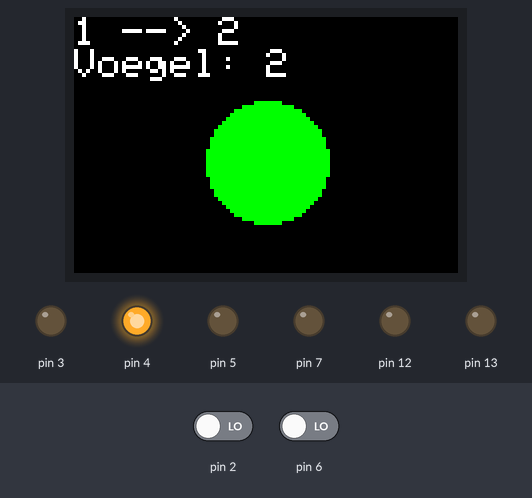
Bench run of a program on a simulated Arduino Uno, built with avr-gcc and run on an emulated ATmega328P. On the bench: 96×64 colour display, output pins drawn as LEDs (lit = HIGH). The inputs (shaded band) are chosen by the test bench; at power-on: pin 2 LOW, pin 6 LOW. What the program prints to the serial monitor is not drawn.

Above: at 5.0 s.
5.1 s: pin 2 driven HIGH
At 6.6 s:
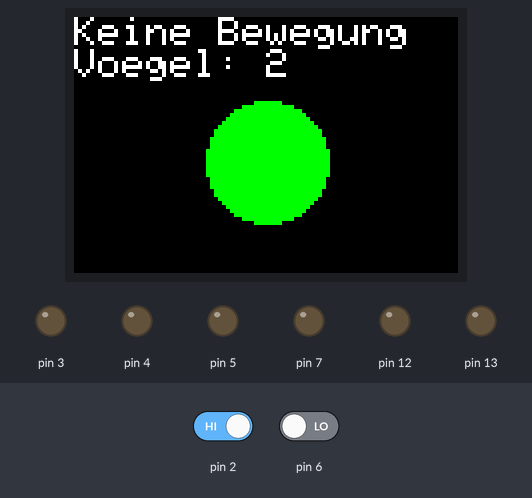
8.1 s: pin 2 driven LOW
At 8.9 s:
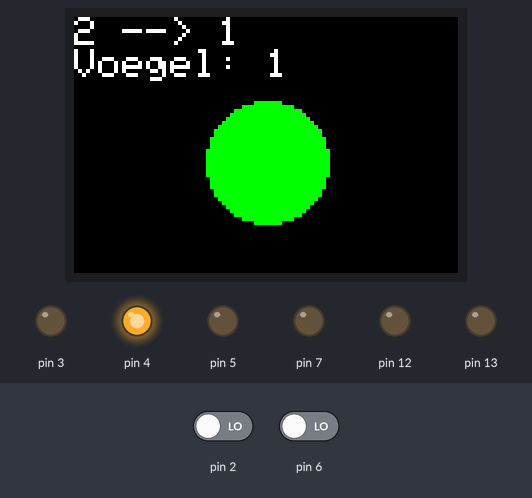
11.1 s: pin 6 driven HIGH
At 11.9 s:
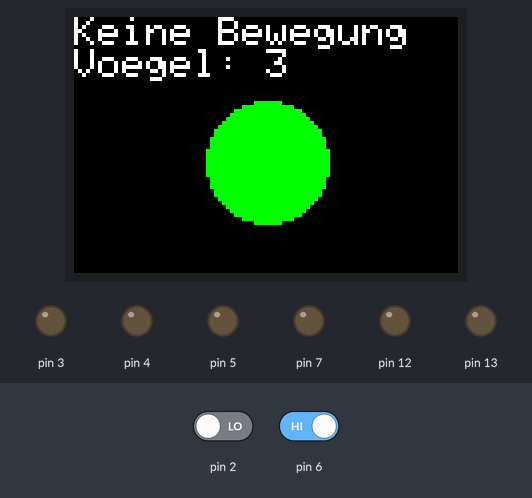
12.6 s: pin 6 driven LOW
At 13.4 s:
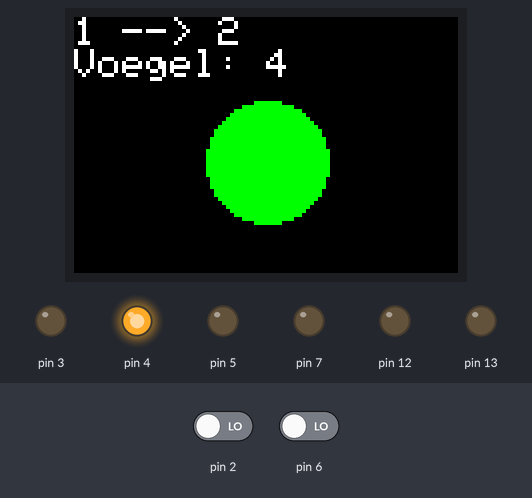
15.1 s: pin 2 driven HIGH
At 16.4 s:
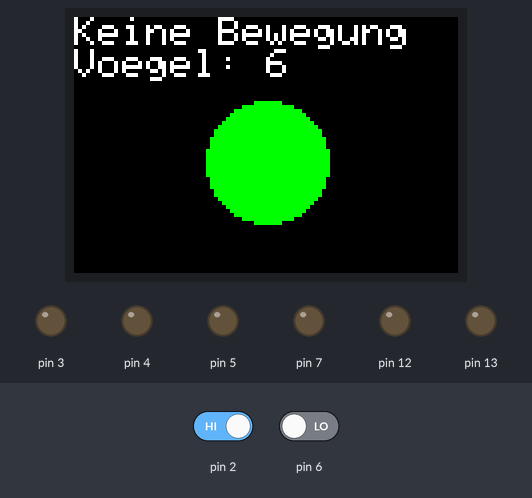
Timing chart, 0 to 18.1 s (numbered marks = the images above; inputs shaded):
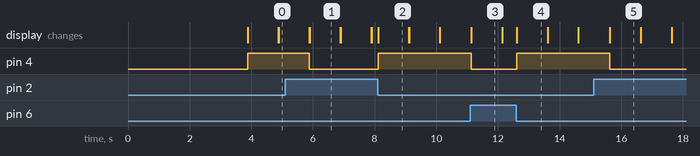

Measured:
- after the input at 5.1 s, pin 4: HIGH → LOW after 0.79 s; the display: first differs from a run without the input after 0.79 s (image 1)
- after the input at 8.1 s, pin 4: LOW → HIGH at once; the display: changes at once (image 2)
- after the input at 11.1 s, pin 4: HIGH → LOW at once
- after the input at 12.6 s, pin 4: LOW → HIGH at once; the display: changes at once (image 4)
- after the input at 15.1 s, pin 4: HIGH → LOW after 0.52 s
- what the display in image 1 shows lasts 1.0 s, from 5.9 s to 6.9 s

The program:

main.cpp
```cpp
#include <Arduino.h> // Include Arduino library for basic functions
#include <pins.h> // custom pins
#include <startup.h> // custom startup class

//display libs
#include <Adafruit_GFX.h> // to render sapes and text
#include <Adafruit_SSD1331.h> // SSD1331 OLED display driver library
#include <SPI.h> // SPI library for communication with the display

// Define SPI pins for SSD1331
#define SCLK 13 // SPI clock pin HAS TO BE PIN 13 ON ARDUINO UNO
#define MOSI 11 // SPI data pin HAS TO BE PIN 11 ON ARDUINO UNO
#define CS   10 // Chip select pin for the display
#define DC   8 // Data/Command pin for the display
#define RST  9 // Reset pin for the display

// Screen dimensions
#define SCREEN_WIDTH 96
#define SCREEN_HEIGHT 64

Adafruit_SSD1331 display = Adafruit_SSD1331(CS, DC, RST); // Create an instance of the display

unsigned long sensor1TriggerTime = 0;
unsigned long sensor2TriggerTime = 0;
const unsigned long timeThreshold = 1000; // 1 second threshold | this also prevents rapidefire which mightbe wanted if many birds come and go at the same time
bool sensor1Triggered = false;
bool sensor2Triggered = false;
int movementState = 0; // 0: No movement, 1: 1->2, 2: 2->1

void setup() {
	display.begin(); // Initialize SSD1331
	display.fillScreen(0x0000); // Clear screen to black for color display
	display.setTextSize(1);
	display.setTextColor(0xFFFF); // white in hexadecimal
	display.setCursor(0, 0); // need to set crusor position before printing
	display.println("Starting..."); // prints just like Serial.println

    int size = sizeof(pins) / sizeof(pins[0]); // calculate the size of the pins array
    Startup startup(pins, modes, size); // initialise custom startup class with pins and modes
    startup.boot(); // Call the boot method
	display.fillScreen(0x0000); // Clear screen to black after printing
	}

unsigned long messageStartTime = 0;
unsigned long lastUpdateTime = 0;
bool messageActive = false;
String messageToShow = "";
int birds = 0; // Variable to track the number of birds
int last_birds = 0;

void loop() {
	unsigned long now = millis();

  	// Sensor 1 triggered
  	if (digitalRead(ir_sens1) == LOW && !sensor1Triggered) {
  	  	sensor1Triggered = true;
  	  	sensor1TriggerTime = now;

  	 	if (sensor2Triggered && (sensor1TriggerTime - sensor2TriggerTime < timeThreshold)) {
  	    	movementState = 2;
  	  	}
  	}

  	// Sensor 2 triggered
  	if (digitalRead(ir_sens2) == LOW && !sensor2Triggered) {
  	  	sensor2Triggered = true;
  	  	sensor2TriggerTime = now;

  	  	if (sensor1Triggered && (sensor2TriggerTime - sensor1TriggerTime < timeThreshold)) {
  	    	movementState = 1;
  	  	}
  	}

	//housekeeping logic
	if (movementState == 1 && (now - lastUpdateTime > 1000)) { // Update every second
		birds++;
		lastUpdateTime = now;
		if (birds > 10) { 	// Limit the number of birds to 10 as a fail-safe
							// when touching the sensor cabels they may trigger hundreds of times per second
							// so we limit the number of birds to 10 which is more then enough for one birdnest
			birds = 10;
		}
	} else if (movementState == 2 && (now - lastUpdateTime > 1000)) { // Update every second
		birds--;
		if (birds < 0) { 	// Prevent negative bird count
							// if the number of birds is negative, new birds might have hatched
							// or the sensors are triggered by something else
			birds = 0;
		}
		lastUpdateTime = now;
	}

	if (birds <= 0) {
		display.fillCircle(SCREEN_WIDTH / 2, 36, 15, 0xF800); // Red circle
	} else if (birds > 0) {
		display.fillCircle(SCREEN_WIDTH / 2, 36, 15, 0x07E0); // Green circle
	}

	if (last_birds != birds) { // Only update the display if the number of birds has changed
		display.fillRect(0, 8, SCREEN_WIDTH, 8, 0x0000); // Clear the area for the inmate count
		display.setCursor(0, 8);
		display.println("Voegel: " + String(birds)); // Display the number of birds
		last_birds = birds;
	}

  	// Check for new movement and interrupt "No movement" if needed
	if ((movementState == 1 || movementState == 2) &&
	    (!messageActive || messageToShow == "Keine Bewegung")) {
			display.fillRect(0, 0, SCREEN_WIDTH, 8, 0x0000);
	  	// Interrupt current message if it's just "No movement"
	  	messageToShow = (movementState == 1) ? "1 --> 2" : "2 --> 1";
	  	display.setCursor(0, 0);
	  	display.setTextColor(0xFFFF);
		Serial.println(messageToShow); // Print to Serial for debugging
	  	display.println(messageToShow);
	  	messageStartTime = now;
	  	messageActive = true;
	}

	// Show "No movement" only if no message is currently active
	if (!messageActive && movementState == 0) {
		display.fillRect(0, 0, SCREEN_WIDTH, 8, 0x0000);
	  	messageToShow = "Keine Bewegung";
	  	display.setCursor(0, 0);
	  	display.setTextColor(0xFFFF);
	  	display.println(messageToShow);
	  	messageStartTime = now;
	  	messageActive = true;
	}

  	// Clear message after 1 second
  	if (messageActive && (now - messageStartTime > 1000)) {
		display.fillRect(0, 0, SCREEN_WIDTH, 8, 0x0000);
		digitalWrite(green_led, LOW); // Turn off the green LED
  	  	messageActive = false;
  	}

  	// Handle LED and reset
  	if ((sensor1Triggered && sensor2Triggered) ||
  	    (sensor1Triggered && now - sensor1TriggerTime > timeThreshold) ||
  	    (sensor2Triggered && now - sensor2TriggerTime > timeThreshold)) {

  	  	sensor1Triggered = false;
  	  	sensor2Triggered = false;

  	  	if (movementState == 0) {
  	    	digitalWrite(green_led, LOW);
  	  	} else {
  	    	digitalWrite(green_led, HIGH);
  	    	movementState = 0;
  	  	}
  	}
	}
```
